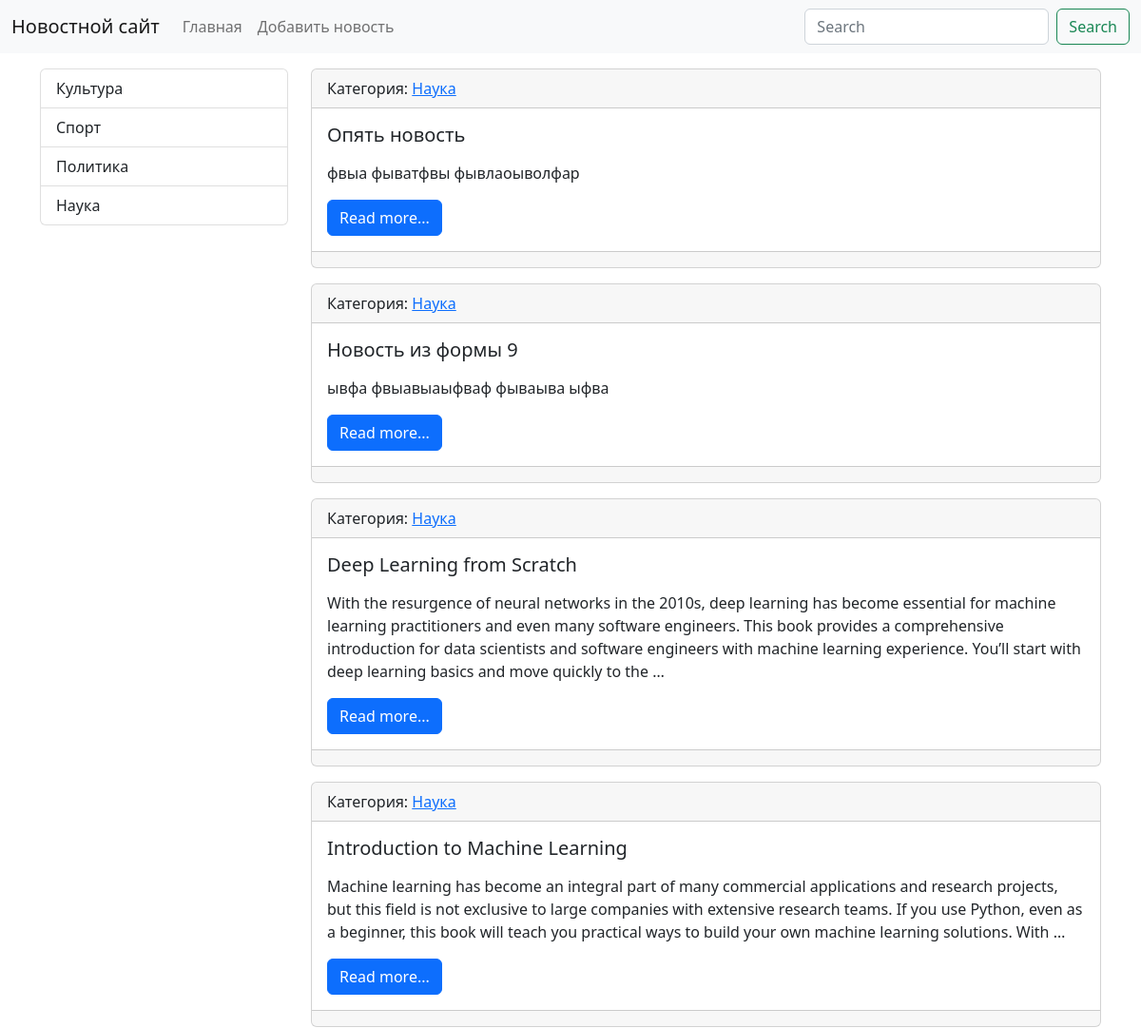
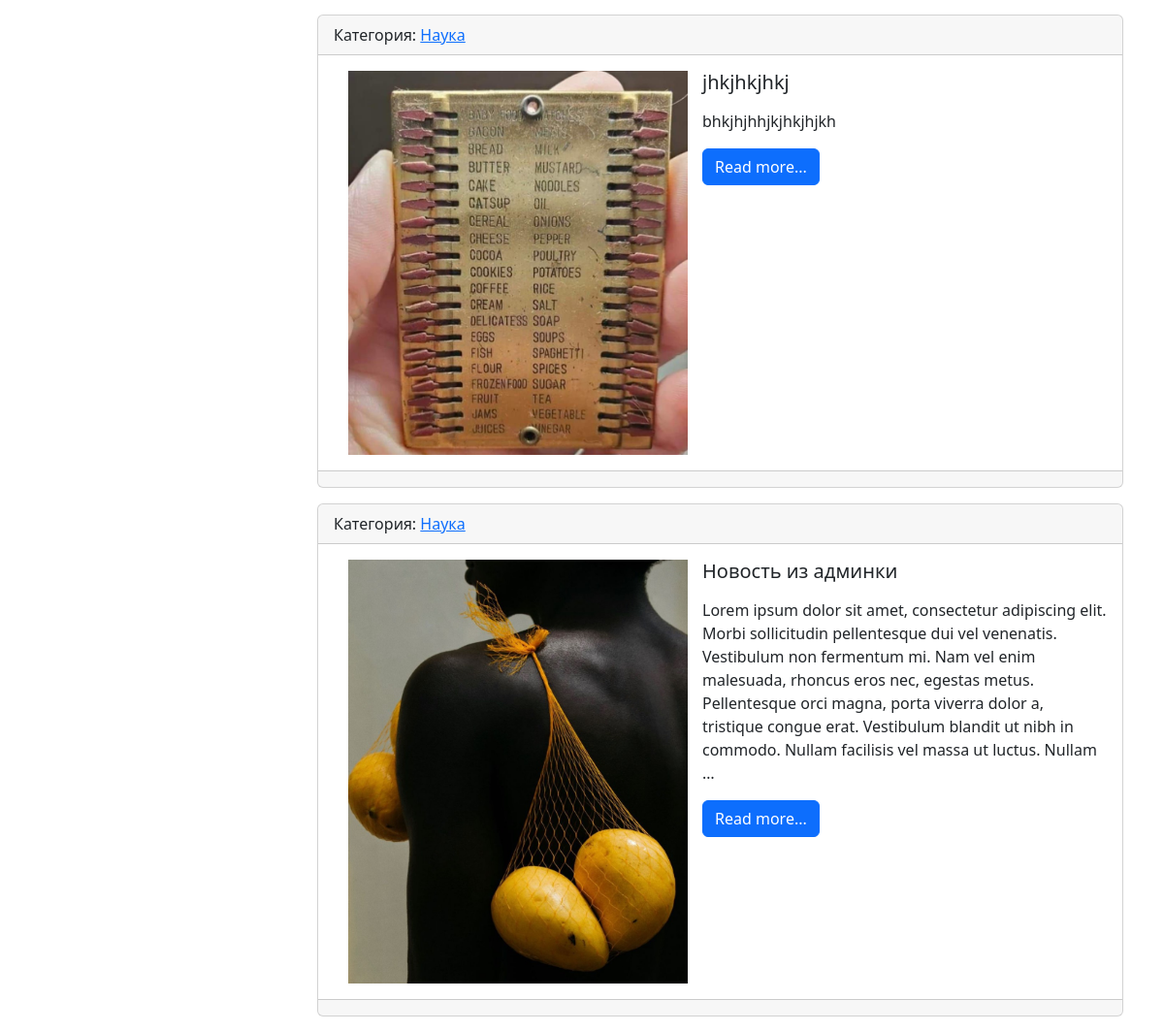
The app's page /category/4/ with its own data (2 pictures, top to bottom).
### news/models.py (models this page shows, shortened)
class Category(models.Model):
    title = models.CharField(max_length=150, db_index=True, verbose_name='Наименование категории')
    def get_absolute_url(self):
        return reverse('category', kwargs={"category_id": self.pk})
    def __str__(self):
        return self.title
    class Meta:
        verbose_name = "Категория"
        verbose_name_plural = "Категории"
        ordering = ['title']

class News(models.Model):
    title = models.CharField(max_length=50, verbose_name='Наименование')
    content = models.TextField(blank=True, verbose_name='Контент')
    created_at = models.DateTimeField(auto_now_add=True, verbose_name='Дата публикации')
    updated_at = models.DateTimeField(auto_now=True, verbose_name='Обновлено')
    photo = models.ImageField(upload_to='photos/%Y/%m/%d/', verbose_name='Фото', blank=True)
    is_published = models.BooleanField(default=True, verbose_name='Опубликовано')
    category = models.ForeignKey('Category', on_delete=models.PROTECT, verbose_name='Категория')
    views = models.IntegerField(default=0)
    def get_absolute_url(self):
        return reverse('view_news', kwargs={"pk": self.pk})
    class Meta:
        verbose_name = "Новость"
        verbose_name_plural = "Новости"
        ordering = ['-created_at']

### news/views.py (the view)
# urls.py: path('category/<int:category_id>/', NewsByCategory.as_view(), name='category'),
class NewsByCategory(ListView):
    model = News
    template_name = 'news/home_news_list.html'
    context_object_name = 'news'
    allow_empty = False
    def get_context_data(self, *, object_list=None, **kwargs):
        context = super().get_context_data(**kwargs)
        context['title'] = Category.objects.get(pk=self.kwargs['category_id'])
        return context
    def get_queryset(self):
        return News.objects.filter(category_id=self.kwargs['category_id'],
                                   is_published=True).select_related('category')

### news/templatetags/news_tags.py (called while the page is built)
@register.inclusion_tag('news/list_categories.html')
def show_categories():
    categories = Category.objects.annotate(cnt=Count('news')).filter(cnt__gt=0)
    categories = categories.annotate(cnt=Count('news__is_published')).filter(cnt__gt=0)
    return {'categories': categories}

### news/templates/news/home_news_list.html (shortened to what this page needs)
{% extends 'base.html' %}
{% block sidebar %}
{% include 'inc/_sidebar.html' %}
{% endblock %}
{% block content %}
{% for item in news %}
<div class="card mb-3">
    <div class="card-header">
        Категория: <a href="{{ item.category.get_absolute_url }}">{{ item.category }}</a>
    </div>
    <div class="card-body">
        <div class="media">
            {% if item.photo %}
            <img src="{{ item.photo.url }}" width="350" class="mr-3" align="left" hspace="15">
            {% endif %}
            <div class="media-body">
                <h5 class="card-title">{{ item.title }}</h5>
                <p class="card-text">{{ item.content|safe|linebreaks|truncatewords:50 }}</p>
                <a href="{{ item.get_absolute_url }}" class="btn btn-primary">Read more...</a>
            </div>
        </div>
    </div>
    <div class="card-footer text-muted">
    </div>
</div>
{% endfor %}
{% endblock %}

### templates/base.html (shortened to what this page needs)
<!doctype html>
{% load static %}
<html lang="en">
<head>
    <link rel="stylesheet" href="{% static 'bootstrap/css/bootstrap.min.css' %}">
    <link rel="stylesheet" href="{% static 'css/style.css' %}">
</head>
<body>
{% include 'inc/_nav.html' %}
<div class="container mt-3">
    <div class="row">
        <div class="col-md-3">
            {% block sidebar %}SIDEBAR{% endblock %}
        </div>
        <div class="col-md-9">
            {% block content %}CONTENT{% endblock %}
        </div>
    </div>
</div>
</body>
</html>

### templates/inc/_nav.html (shortened to what this page needs)
<nav class="navbar navbar-expand-lg bg-light">
    <div class="container-fluid">
        <a class="navbar-brand" href="{% url 'home' %}">Новостной сайт</a>
        <div class="collapse navbar-collapse" id="navbarSupportedContent">
            <ul class="navbar-nav me-auto mb-2 mb-lg-0">
                <li class="nav-item"><a class="nav-link" href="{% url 'home' %}">Главная</a></li>
                <li class="nav-item"><a class="nav-link" href="{% url 'add_news' %}">Добавить новость</a></li>
            </ul>
            <form class="d-flex" role="search">
                <input class="form-control me-2" type="search" placeholder="Search" aria-label="Search">
                <button class="btn btn-outline-success" type="submit">Search</button>
            </form>
        </div>
    </div>
</nav>

### templates/inc/_sidebar.html (shortened to what this page needs)
{% load news_tags %}
{% show_categories %}

### news/templates/news/list_categories.html
<div class="list-group">
    {% for item in categories %}
	<a href="{{ item.get_absolute_url }}" class="list-group-item list-group-item-action">{{ item.title }}</a>
    {% endfor %}
</div>

### mysite/static/css/style.css (style rules this page uses)
body { background-color: #ffffff; }

### records on screen
Category: title "Культура"
Category: title "Спорт"
Category: title "Политика"
Category: title "Наука"
News: category "Наука", title "Опять новость", content "фвыа фыватфвы фывлаоыволфар"
News: category "Наука", title "Новость из формы 9", content "ывфа фвыавыаыфваф фываыва ыфва"
News: category "Наука", title "Deep Learning from Scratch", content "With the resurgence of neural networks in the 2010s, deep learning has become essential for machine learning practitioners and even many software engineers. This book provides a comprehensive introduction for data scientists and software engineers with machine learning experience. You’ll start with deep learning basics and move quickly to the …"
News: category "Наука", title "Introduction to Machine Learning", content "Machine learning has become an integral part of many commercial applications and research projects, but this field is not exclusive to large companies with extensive research teams. If you use Python, even as a beginner, this book will teach you practical ways to build your own machine learning solutions. With …"
News: category "Наука", photo (picture), title "jhkjhkjhkj", content "bhkjhjhhjkjhkjhjkh"
News: category "Наука", photo (picture), title "Новость из админки", content "Lorem ipsum dolor sit amet, consectetur adipiscing elit. Morbi sollicitudin pellentesque dui vel venenatis. Vestibulum non fermentum mi. Nam vel enim malesuada, rhoncus eros nec, egestas metus. Pellentesque orci magna, porta viverra dolor a, tristique congue erat. Vestibulum blandit ut nibh in commodo. Nullam facilisis vel massa ut luctus. Nullam …"
